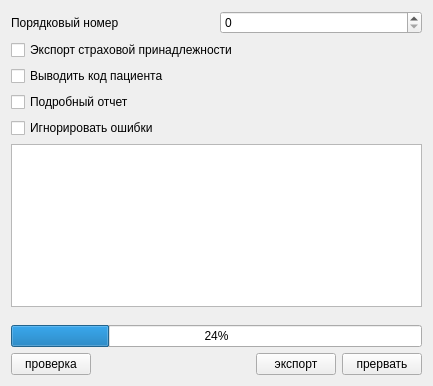
<?xml version="1.0" encoding="UTF-8"?>
<ui version="4.0">
 <class>ExportPage1</class>
 <widget class="QWidget" name="ExportPage1">
  <property name="geometry">
   <rect>
    <x>0</x>
    <y>0</y>
    <width>433</width>
    <height>386</height>
   </rect>
  </property>
  <property name="windowTitle">
   <string>Form</string>
  </property>
  <layout class="QVBoxLayout" name="verticalLayout">
   <item>
    <layout class="QHBoxLayout" name="horizontalLayout">
     <item>
      <widget class="QLabel" name="lblRegistryNumber">
       <property name="text">
        <string>Порядковый номер</string>
       </property>
      </widget>
     </item>
     <item>
      <widget class="QSpinBox" name="edtRegistryNumber">
       <property name="maximum">
        <number>10000</number>
       </property>
      </widget>
     </item>
    </layout>
   </item>
   <item>
    <widget class="QCheckBox" name="chkExportTypeBelonging">
     <property name="text">
      <string>Экспорт страховой принадлежности</string>
     </property>
    </widget>
   </item>
   <item>
    <widget class="QCheckBox" name="chkClientLog">
     <property name="text">
      <string>Выводить код пациента</string>
     </property>
    </widget>
   </item>
   <item>
    <widget class="QCheckBox" name="chkVerboseLog">
     <property name="text">
      <string>Подробный отчет</string>
     </property>
    </widget>
   </item>
   <item>
    <widget class="QCheckBox" name="chkIgnoreErrors">
     <property name="text">
      <string>Игнорировать ошибки</string>
     </property>
    </widget>
   </item>
   <item>
    <widget class="QTextBrowser" name="logBrowser"/>
   </item>
   <item>
    <spacer>
     <property name="orientation">
      <enum>Qt::Vertical</enum>
     </property>
     <property name="sizeHint" stdset="0">
      <size>
       <width>20</width>
       <height>40</height>
      </size>
     </property>
    </spacer>
   </item>
   <item>
    <widget class="CProgressBar" name="progressBar">
     <property name="value">
      <number>24</number>
     </property>
    </widget>
   </item>
   <item>
    <layout class="QHBoxLayout" name="horizontalLayout_2">
     <item>
      <widget class="QPushButton" name="btnTest">
       <property name="text">
        <string>проверка</string>
       </property>
      </widget>
     </item>
     <item>
      <spacer>
       <property name="orientation">
        <enum>Qt::Horizontal</enum>
       </property>
       <property name="sizeHint" stdset="0">
        <size>
         <width>40</width>
         <height>20</height>
        </size>
       </property>
      </spacer>
     </item>
     <item>
      <widget class="QPushButton" name="btnExport">
       <property name="text">
        <string>экспорт</string>
       </property>
      </widget>
     </item>
     <item>
      <widget class="QPushButton" name="btnCancel">
       <property name="text">
        <string>прервать</string>
       </property>
      </widget>
     </item>
    </layout>
   </item>
  </layout>
 </widget>
 <customwidgets>
  <customwidget>
   <class>CProgressBar</class>
   <extends>QProgressBar</extends>
   <header>library/ProgressBar.h</header>
  </customwidget>
 </customwidgets>
 <resources/>
 <connections/>
</ui>
